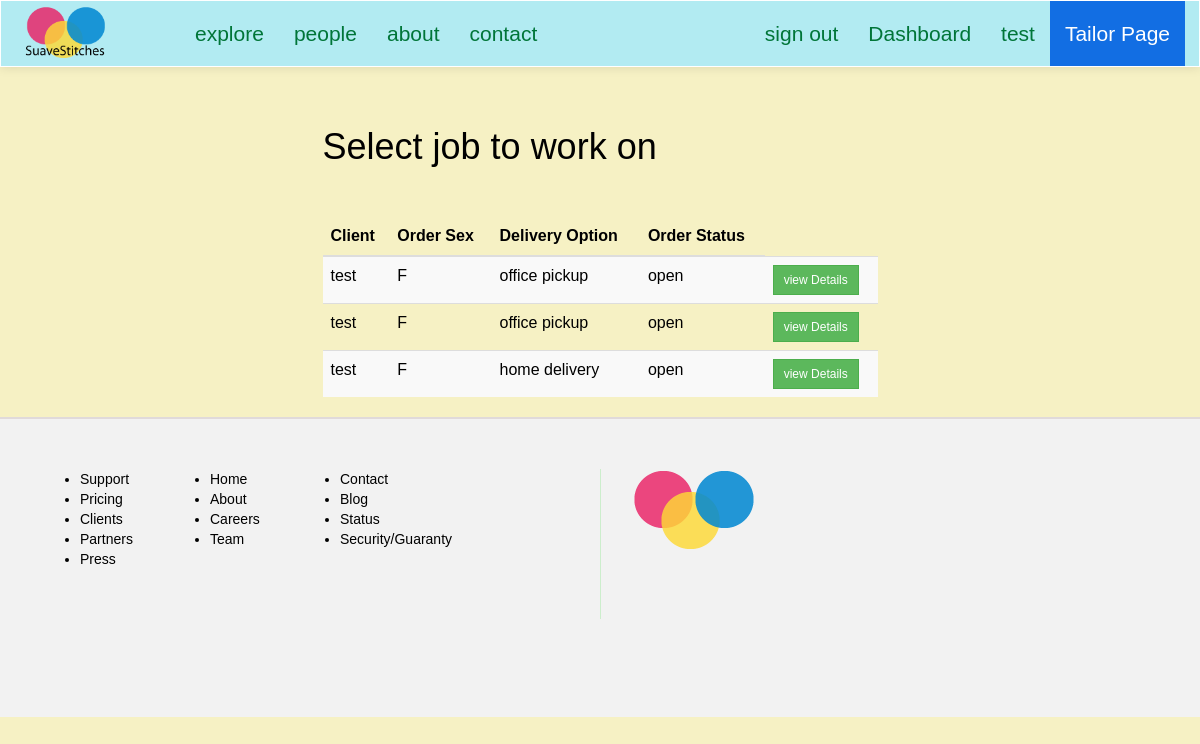
Before: /suave/tailor/dashboard (signed in) with the older database file.
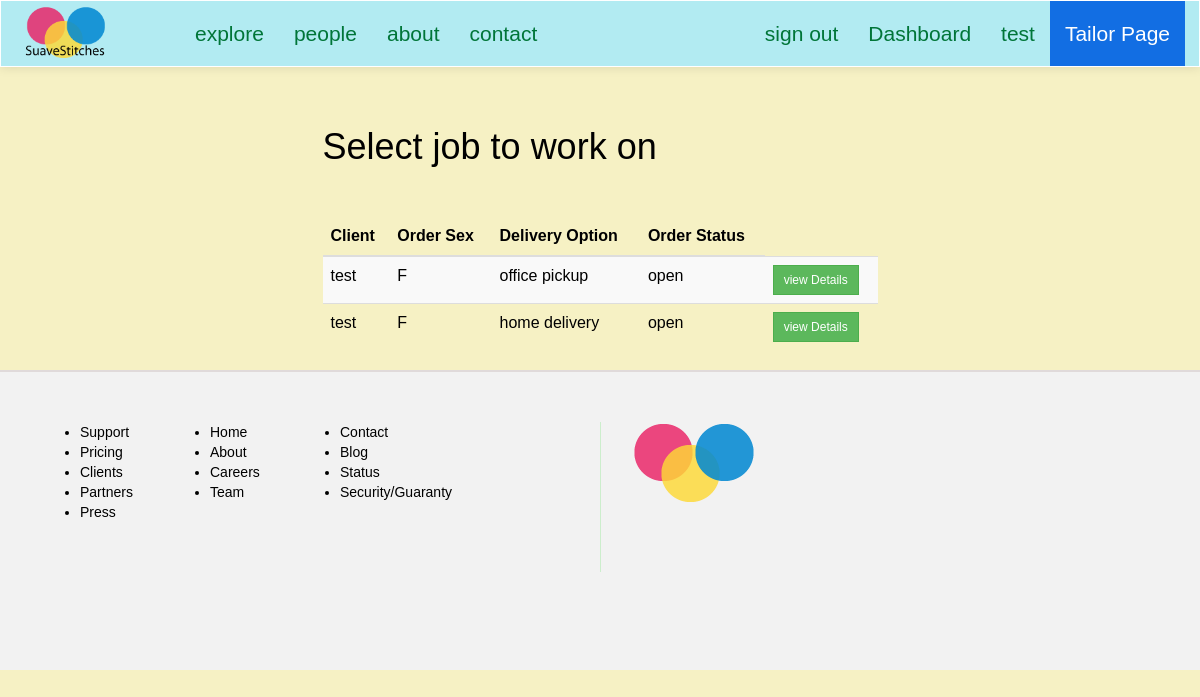
After: the same page with the newer database file.
### suave/models.py (models this page shows)
class Order(models.Model):
	client = models.ForeignKey(Client, null=True)
	size = models.ForeignKey(Size, null=True)
	tailor = models.ForeignKey(Tailor, null=True)
	fabric = models.ForeignKey(Fabric, null=True) #* change to foreign key with Fabric
	main_order_id = models.CharField(max_length=15, null=True)
	details = models.CharField(max_length=250, null=True) #*
	delivery_option = models.CharField(max_length=100, null=True)
	service_option = models.CharField(max_length=100, null=True)
	sex = models.CharField(max_length=2, default=' ')
	status = models.CharField(max_length=20, default='OPEN') #*
	cost = models.IntegerField(default=0000) # final cost of order

class Client(models.Model):
	FEMALE = 'F'
	MALE = 'M'
	SEX_CHOICE = (
		(FEMALE, 'F'),
		(MALE, 'M'),
	)
	user = models.OneToOneField(User)
	address = models.CharField(max_length=200, null=True)
	preference = models.CharField(max_length=40)
	sex = models.CharField(max_length=2, choices=SEX_CHOICE, default=" ")
	def __str__(self):
		return self.user.username

### suave/views.py (the view)
@login_required
def tailorDashboard(request):
	context = {}
	context['tailorPage'] = True
	orders = Order.objects.filter(status='OPEN')
	context['orders'] = orders
	return render(request, 'i/tailor/dashboard.html', context)

### suave/templates/i/tailor/dashboard.html (shortened to what this page needs)
{% extends "i/layout/base.html" %}
{% block main_section %}
<div class="col-lg-6 col-lg-offset-3"><br><br>
	<h1>Select job to work on</h1>
	<br><br>
	{% if orders %}
	<table class="table table-striped table-hover">
		<thead>
			<tr>
				<th>Client</th>
				<th>Order Sex</th>
				<th>Delivery Option</th>
				<th>Order Status</th>
			</tr>
		</thead>
		<tbody>
			{% for order in orders %}
			<tr>
				<td>{{ order.client }}</td>
				<td>{{ order.sex }}</td>
				<td>{{ order.delivery_option|lower }}</td>
				<td>{{ order.status|lower }}</td>
				<td><a href="{% url 'suave:tailorOrderDetails' order.main_order_id %}" class="btn btn-success btn-sm">view Details</a></td>
			</tr>
			{% endfor %}
		</tbody>
	</table>
	{% endif %}
</div>
{% endblock %}

Changed rows visible on the page:
removed Order: client "test", sex "F", delivery_option "office pickup", status "open"
